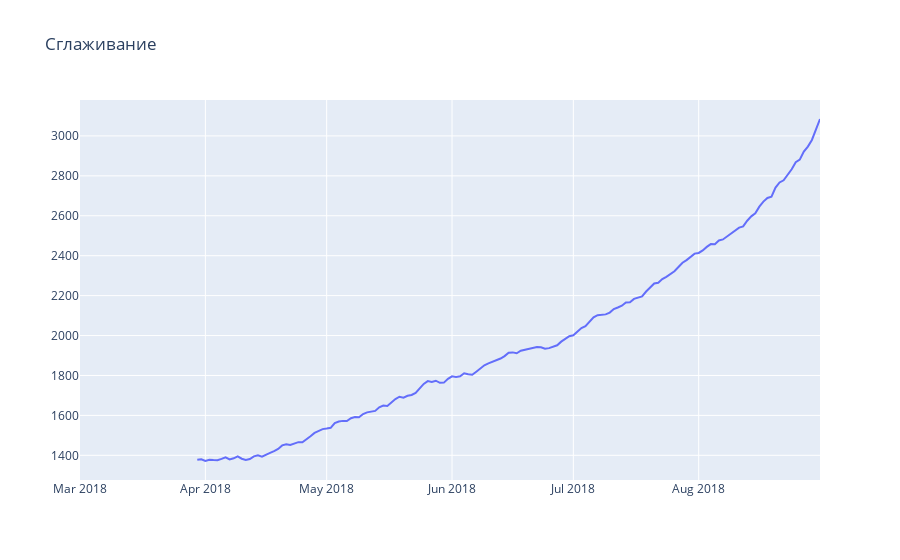

The code cell stored with this chart in its notebook:
### Code cell
plotly_df(stationar, 'Сглаживание')

### Figure 1 — Plotly figure (JSON) as saved in the notebook; plotly's stock layout.template omitted (floating-point values rounded to 4 significant figures; data arrays with more than 128 entries replaced by an {"elided": "..."} marker saying what was removed)
{"data": [{"mode": "lines", "name": "num_orders", "type": "scatter", "x": {"elided": "184 str values"}, "y": {"elided": "184 float values"}}], "layout": {"title": {"text": "Сглаживание"}}}
